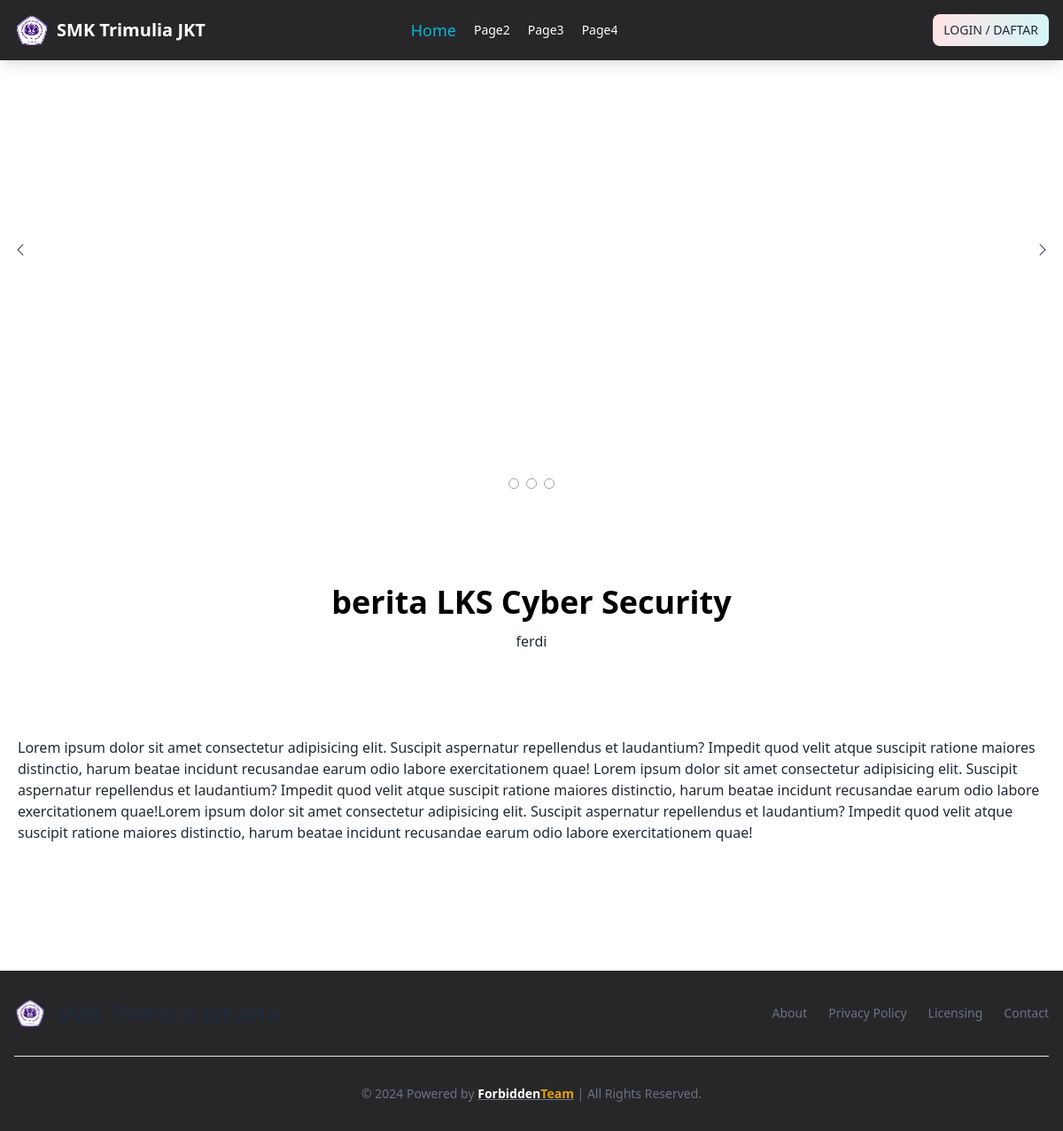
/berita.php?id=1, run on the app's committed database.
### tables this page shows
CREATE TABLE `berita` (
  `id` int(11) NOT NULL,
  `judul_berita` varchar(200) NOT NULL,
  `isi_berita` longtext NOT NULL,
  `penulis` varchar(200) NOT NULL,
  `date` varchar(200) NOT NULL,
  `gambar_berita` varchar(355) DEFAULT NULL
);

### berita.php (the view, shortened to what this page needs)
<?php
require("koneksi.php");
$id = $_GET["id"];
$query = "SELECT * FROM berita WHERE id = ?";
$statement = mysqli_prepare($koneksi, $query);
mysqli_stmt_bind_param($statement, "i", $id);
mysqli_stmt_execute($statement);
$berita = mysqli_stmt_get_result($statement);
?>
<!DOCTYPE html>
<html lang="en" class="scroll-smooth">
<head>
    <link href="./src/output.css" rel="stylesheet">
</head>
<body class="bg-white  ">
    <header class="flex flex-wrap sm:justify-start sm:flex-nowrap w-full bg-zinc-800 text-sm py-4 shadow-lg fixed z-50 ">
        <nav class="max-w-[85rem] w-full mx-auto px-4 flex flex-wrap basis-full items-center justify-between" aria-label="Global">
            <div class="flex items-center gap-2">
                <div class="w-10">
                    <img src="./assets/logo.png" alt="" class="">
                </div>
                <a class="sm:order-1 flex-none text-xl font-semibold text-white" href="#">SMK Trimulia JKT</a>
            </div>
            <div class="sm:order-3 flex items-center gap-x-2">
                <button onclick="popUp()" type="button" class="py-2 px-3 inline-flex items-center gap-x-2 text-sm font-medium rounded-lg  border-white bg-gradient-to-r from-rose-100 to-teal-100  text-gray-800 shadow-sm hover:bg-blue-300 disabled:opacity-50 disabled:pointer-events-none dark:bg-blue-400  dark:text-white dark:hover:bg-blue-500 hover:shadow-lg transition duration-500 hover:scale-105 dark:focus:outline-none dark:focus:ring-1 dark:focus:ring-gray-600">
                    LOGIN / DAFTAR
                </button>
            </div>
            <div id="navbar-alignment" class="mr-36 hs-collapse hidden overflow-hidden transition-all duration-300 basis-full grow sm:grow-0 sm:basis-auto sm:block sm:order-2 ">
                <div class="flex flex-col gap-5 mt-5 sm:flex-row sm:items-center sm:mt-0 sm:ps-5">
                    <a class="font-medium text-cyan-500  text-lg dark:focus:outline-none dark:focus:ring-1 dark:focus:ring-gray-600" href="#" aria-current="page">Home</a>
                    <a class="font-medium text-white hover:text-cyan-400 hover:shadow-cyan-400 hover:-translate-y-1 transition duration-300 dark:hover:text-gray-500 dark:focus:outline-none dark:focus:ring-1 dark:focus:ring-gray-600" href="#">Page2</a>
                    <a class="font-medium text-white hover:text-cyan-400 hover:shadow-cyan-400 hover:-translate-y-1 transition duration-300 dark:hover:text-gray-500 dark:focus:outline-none dark:focus:ring-1 dark:focus:ring-gray-600" href="#">Page3</a>
                    <a class="font-medium text-white hover:text-cyan-400 hover:shadow-cyan-400 hover:-translate-y-1 transition duration-300 dark:hover:text-gray-500 dark:focus:outline-none dark:focus:ring-1 dark:focus:ring-gray-600" href="#">Page4</a>
                </div>
            </div>
        </nav>
    </header>
    <div data-hs-carousel='{
        "loadingClasses": "opacity-0",
        "isAutoPlay": true
      }' class="relative pt-16">
        <div class="hs-carousel relative overflow-hidden w-full min-h-[500px] bg-white  ">
        </div>
        <button type="button" class="hs-carousel-prev hs-carousel:disabled:opacity-50 disabled:pointer-events-none absolute inset-y-0 start-0 inline-flex justify-center items-center w-[46px] h-full text-gray-800 hover:bg-gray-800/[.1]">
            <span class="text-2xl" aria-hidden="true">
                <svg class="size-4" xmlns="http://www.w3.org/2000/svg" width="16" height="16" fill="currentColor" viewBox="0 0 16 16">
                    <path fill-rule="evenodd" d="M11.354 1.646a.5.5 0 0 1 0 .708L5.707 8l5.647 5.646a.5.5 0 0 1-.708.708l-6-6a.5.5 0 0 1 0-.708l6-6a.5.5 0 0 1 .708 0z" />
                </svg>
            </span>
        </button>
        <button type="button" class="hs-carousel-next hs-carousel:disabled:opacity-50 disabled:pointer-events-none absolute inset-y-0 end-0 inline-flex justify-center items-center w-[46px] h-full text-gray-800 hover:bg-gray-800/[.1]">
            <span class="text-2xl" aria-hidden="true">
                <svg class="size-4" xmlns="http://www.w3.org/2000/svg" width="16" height="16" fill="currentColor" viewBox="0 0 16 16">
                    <path fill-rule="evenodd" d="M4.646 1.646a.5.5 0 0 1 .708 0l6 6a.5.5 0 0 1 0 .708l-6 6a.5.5 0 0 1-.708-.708L10.293 8 4.646 2.354a.5.5 0 0 1 0-.708z" />
                </svg>
            </span>
        </button>
        <div class="hs-carousel-pagination flex justify-center absolute bottom-3 start-0 end-0 space-x-2">
            <span class="hs-carousel-active:bg-blue-700 hs-carousel-active:border-blue-700 size-3 border border-gray-400 rounded-full cursor-pointer"></span>
            <span class="hs-carousel-active:bg-blue-700 hs-carousel-active:border-blue-700 size-3 border border-gray-400 rounded-full cursor-pointer"></span>
            <span class="hs-carousel-active:bg-blue-700 hs-carousel-active:border-blue-700 size-3 border border-gray-400 rounded-full cursor-pointer"></span>
        </div>
    </div>
    <div class="my-24">
        <?php foreach ($berita as $berita) : ?>
            <h1 class="text-center font-sans font-extrabold text-4xl text-black"><?php echo $berita["judul_berita"] ?></h1>
            <h2 class="text-center mt-3"><?php echo $berita["penulis"] ?></h2>
    </div>
    <div class="flex flex-wrap gap-3 justify-start mx-5 mb-36">
        <p class=""><?php echo $berita["isi_berita"] ?></p>
    <?php endforeach; ?>
    </div>
    <footer class="bg-zinc-800 shadow  ">
        <div class="w-full max-w-screen-xl mx-auto p-4 md:py-8">
            <div class="sm:flex sm:items-center sm:justify-between">
                <a href="https://flowbite.com/" class="flex items-center mb-4 sm:mb-0 space-x-3 rtl:space-x-reverse">
                    <img src="./assets/logo.png" class="h-8" alt="Flowbite Logo" />
                    <span class="self-center text-2xl font-semibold whitespace-nowrap dark:text-white">SMK Trimulia Jakarta</span>
                </a>
                <ul class="flex flex-wrap items-center mb-6 text-sm font-medium text-gray-500 sm:mb-0 dark:text-gray-400">
                    <li>
                        <a href="#" class="hover:underline me-4 md:me-6">About</a>
                    </li>
                    <li>
                        <a href="#" class="hover:underline me-4 md:me-6">Privacy Policy</a>
                    </li>
                    <li>
                        <a href="#" class="hover:underline me-4 md:me-6">Licensing</a>
                    </li>
                    <li>
                        <a href="#" class="hover:underline">Contact</a>
                    </li>
                </ul>
            </div>
            <hr class="my-6 border-gray-200 sm:mx-auto dark:border-gray-700 lg:my-8" />
            <span class="block text-sm text-gray-500 sm:text-center dark:text-gray-400">© 2024 Powered by <a href="" class="underline"><span class="font-bold text-white">Forbidden</span><span class="font-bold text-yellow-400">Team</span></a> | All Rights Reserved.</span>
        </div>
    </footer>
</body>
</html>

### data on the page
berita: judul_berita "berita LKS Cyber Security", penulis "ferdi", isi_berita "Lorem ipsum dolor sit amet consectetur adipisicing elit. Suscipit aspernatur repellendus et laudantium? Impedit quod velit atque suscipit ratione maiores distinctio, harum beatae incidunt recusandae earum odio labore exercitationem quae! Lorem ipsum dolor sit amet consectetur adipisicing elit. Suscipit aspernatur repellendus et laudantium? Impedit quod velit atque suscipit ratione maiores distinctio, harum beatae incidunt recusandae earum odio labore exercitationem quae!Lorem ipsum dolor sit amet consectetur adipisicing elit. Suscipit aspernatur repellendus et laudantium? Impedit quod velit atque suscipit ratione maiores distinctio, harum beatae incidunt recusandae earum odio labore…"
